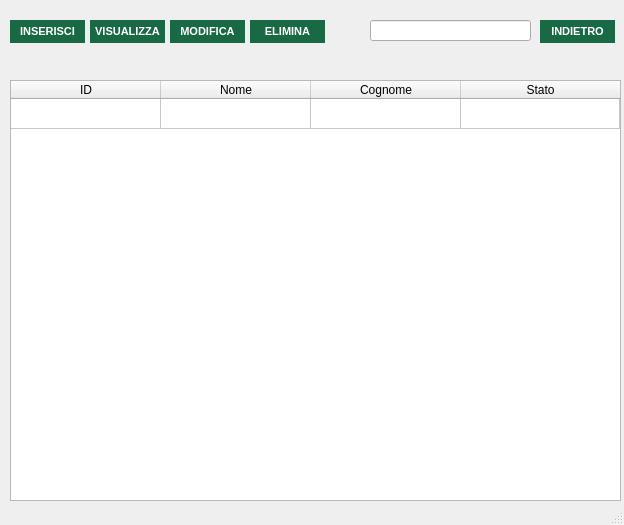
<?xml version="1.0" encoding="UTF-8"?>
<ui version="4.0">
 <class>listaclienti_window</class>
 <widget class="QMainWindow" name="listaclienti_window">
  <property name="geometry">
   <rect>
    <x>0</x>
    <y>0</y>
    <width>624</width>
    <height>525</height>
   </rect>
  </property>
  <property name="windowTitle">
   <string>Gestione Clienti</string>
  </property>
  <property name="windowIcon">
   <iconset resource="xz.qrc">
    <normaloff>:/images/images/AnconAmbiente_Logo.png</normaloff>:/images/images/AnconAmbiente_Logo.png</iconset>
  </property>
  <widget class="QWidget" name="listaclienti_widget">
   <widget class="QPushButton" name="visualizza_button">
    <property name="geometry">
     <rect>
      <x>90</x>
      <y>20</y>
      <width>75</width>
      <height>23</height>
     </rect>
    </property>
    <property name="styleSheet">
     <string notr="true">QPushButton{
background-color:rgb(24, 105, 68);
color: white;
border-style: outset;
font:  bold 11px


}

QPushButton:hover{
background-color:rgb(170, 203, 108);
color: white;
border-style: outset;
font:  bold 11px
}</string>
    </property>
    <property name="text">
     <string>VISUALIZZA</string>
    </property>
   </widget>
   <widget class="QLabel" name="label">
    <property name="geometry">
     <rect>
      <x>350</x>
      <y>20</y>
      <width>21</width>
      <height>21</height>
     </rect>
    </property>
    <property name="text">
     <string>&lt;html&gt;&lt;head/&gt;&lt;body&gt;&lt;p&gt;&lt;img src=&quot;:/images/images/loupe (1) (1).png&quot;/&gt;&lt;/p&gt;&lt;/body&gt;&lt;/html&gt;</string>
    </property>
   </widget>
   <widget class="QPushButton" name="modifica_button">
    <property name="geometry">
     <rect>
      <x>170</x>
      <y>20</y>
      <width>75</width>
      <height>23</height>
     </rect>
    </property>
    <property name="styleSheet">
     <string notr="true">QPushButton{
background-color:rgb(24, 105, 68);
color: white;
border-style: outset;
font:  bold 11px


}

QPushButton:hover{
background-color:rgb(170, 203, 108);
color: white;
border-style: outset;
font:  bold 11px
}</string>
    </property>
    <property name="text">
     <string>MODIFICA</string>
    </property>
   </widget>
   <widget class="QTableWidget" name="tabella_clienti">
    <property name="geometry">
     <rect>
      <x>10</x>
      <y>80</y>
      <width>611</width>
      <height>421</height>
     </rect>
    </property>
    <attribute name="horizontalHeaderDefaultSectionSize">
     <number>150</number>
    </attribute>
    <attribute name="horizontalHeaderShowSortIndicator" stdset="0">
     <bool>false</bool>
    </attribute>
    <attribute name="horizontalHeaderStretchLastSection">
     <bool>true</bool>
    </attribute>
    <attribute name="verticalHeaderVisible">
     <bool>false</bool>
    </attribute>
    <attribute name="verticalHeaderCascadingSectionResizes">
     <bool>false</bool>
    </attribute>
    <row>
     <property name="text">
      <string>DADADAD</string>
     </property>
    </row>
    <column>
     <property name="text">
      <string>ID</string>
     </property>
    </column>
    <column>
     <property name="text">
      <string>Nome</string>
     </property>
    </column>
    <column>
     <property name="text">
      <string>Cognome</string>
     </property>
    </column>
    <column>
     <property name="text">
      <string>Stato</string>
     </property>
    </column>
   </widget>
   <widget class="QPushButton" name="inserisci_button">
    <property name="geometry">
     <rect>
      <x>10</x>
      <y>20</y>
      <width>75</width>
      <height>23</height>
     </rect>
    </property>
    <property name="styleSheet">
     <string notr="true">QPushButton{
background-color:rgb(24, 105, 68);
color: white;
border-style: outset;
font:  bold 11px


}

QPushButton:hover{
background-color:rgb(170, 203, 108);
color: white;
border-style: outset;
font:  bold 11px
}</string>
    </property>
    <property name="text">
     <string>INSERISCI</string>
    </property>
   </widget>
   <widget class="QLabel" name="label_2">
    <property name="geometry">
     <rect>
      <x>13</x>
      <y>60</y>
      <width>601</width>
      <height>16</height>
     </rect>
    </property>
    <property name="text">
     <string/>
    </property>
   </widget>
   <widget class="QPushButton" name="elimina_button">
    <property name="geometry">
     <rect>
      <x>250</x>
      <y>20</y>
      <width>75</width>
      <height>23</height>
     </rect>
    </property>
    <property name="styleSheet">
     <string notr="true">QPushButton{
background-color:rgb(24, 105, 68);
color: white;
border-style: outset;
font:  bold 11px


}

QPushButton:hover{
background-color:rgb(170, 203, 108);
color: white;
border-style: outset;
font:  bold 11px
}</string>
    </property>
    <property name="text">
     <string>ELIMINA</string>
    </property>
   </widget>
   <widget class="QPushButton" name="indietr_button">
    <property name="geometry">
     <rect>
      <x>540</x>
      <y>20</y>
      <width>75</width>
      <height>23</height>
     </rect>
    </property>
    <property name="styleSheet">
     <string notr="true">QPushButton{
background-color:rgb(24, 105, 68);
color: white;
border-style: outset;
font:  bold 11px


}

QPushButton:hover{
background-color:rgb(170, 203, 108);
color: white;
border-style: outset;
font:  bold 11px
}</string>
    </property>
    <property name="text">
     <string>INDIETRO</string>
    </property>
   </widget>
   <widget class="QLineEdit" name="search_field">
    <property name="geometry">
     <rect>
      <x>370</x>
      <y>20</y>
      <width>161</width>
      <height>21</height>
     </rect>
    </property>
   </widget>
  </widget>
  <widget class="QStatusBar" name="statusbar"/>
 </widget>
 <resources>
  <include location="xz.qrc"/>
 </resources>
 <connections/>
</ui>
